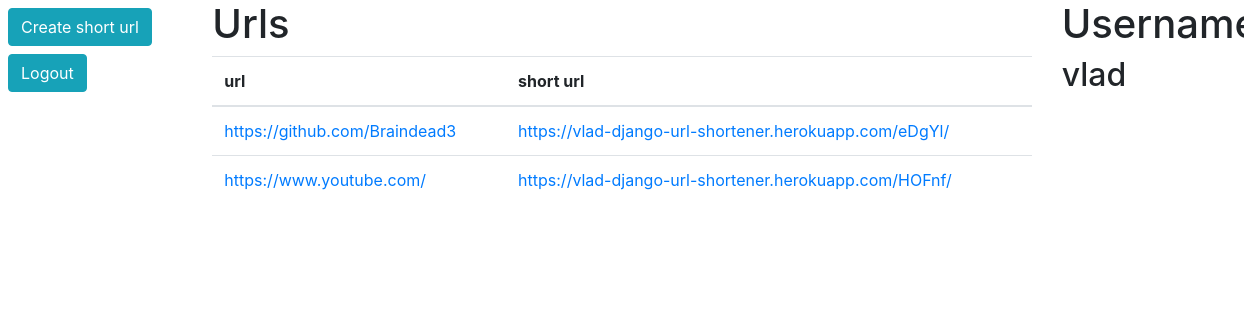
Before: / (signed in) with the older database file.
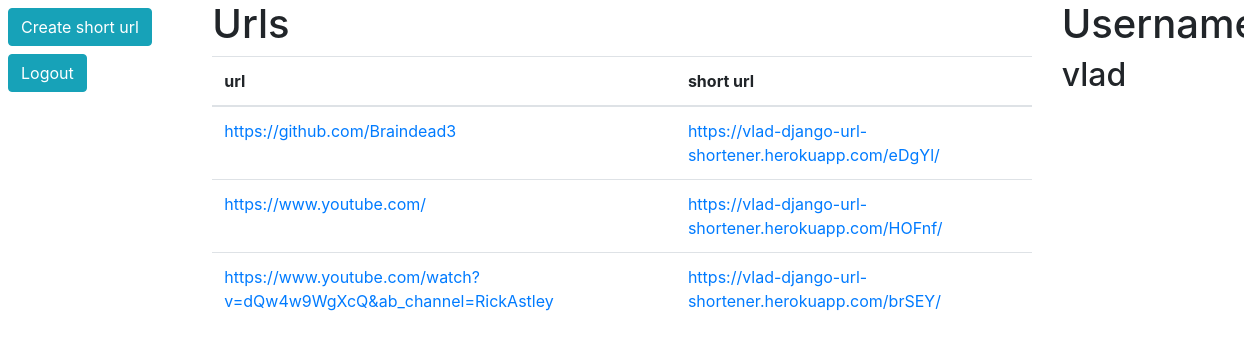
After: the same page with the newer database file.
### link/models.py (models this page shows, shortened)
class Url(models.Model):
    url = models.CharField(max_length=100)
    short_url = models.CharField(max_length=100)
    user = models.ForeignKey(User, on_delete=models.CASCADE)

### link/views.py (the view)
# urls.py: path('', UrlListView.as_view(), name='home'),
class UrlListView(LoginRequiredMixin, ListView):
    model = Url
    template_name = 'link/home.html'
    def get_queryset(self):
        return Url.objects.filter(user=self.request.user)

### link/templates/link/home.html
{% extends "link/base.html" %}
{% block content %}
<h1>Urls</h1>
<table class="table">
    <thead>
    <tr>
        <th scope="col">url</th>
        <th scope="col">short url</th>
    </tr>
    </thead>
    <tbody>
    {% for url in object_list %}
    <tr>
        <td><a href="{{ url.url }}">{{ url.url }}</a></td>
        <td><a href="{% url 'redirect-url' url.short_url %}">https://vlad-django-url-shortener.herokuapp.com/{{ url.short_url }}/</a></td>
    </tr>
    {% endfor %}
    </tbody>
</table>
{% endblock content %}

### link/templates/link/base.html (shortened to what this page needs)
<!DOCTYPE html>
<html lang="en">
<head>
    <link rel="stylesheet" href="https://maxcdn.bootstrapcdn.com/bootstrap/4.0.0/css/bootstrap.min.css"
>
</head>
<body>
<div class="row">
    <div class="col-md-2">
        {% if user.is_authenticated %}
        <a class="ml-2 btn btn-info mt-2" href="{% url 'create-url' %}">Create short url</a>
        <a class="ml-2 btn btn-info mt-2" href="{% url 'logout' %}">Logout</a>
        {% else %}
        <a class="ml-2 btn btn-info mt-2" href="{% url 'login' %}">Login</a>
        <a class="ml-2 btn btn-info mt-2" href="{% url 'register' %}">Register</a>
        {% endif %}
    </div>
    <div class="col-md-8">
        {% block content %}
        {% endblock content %}
    </div>
    <div class="col-md-2">
        {% if user.is_authenticated %}
        <h1>Username:</h1>
        <h2>{{ user.username }}</h2>
        {% endif %}
    </div>
</body>
</html>

Changed rows visible on the page:
added Url: url "https://www.youtube.com/watch?v=dQw4w9WgXcQ&ab_channel=RickAstley", short_url "brSEY"
